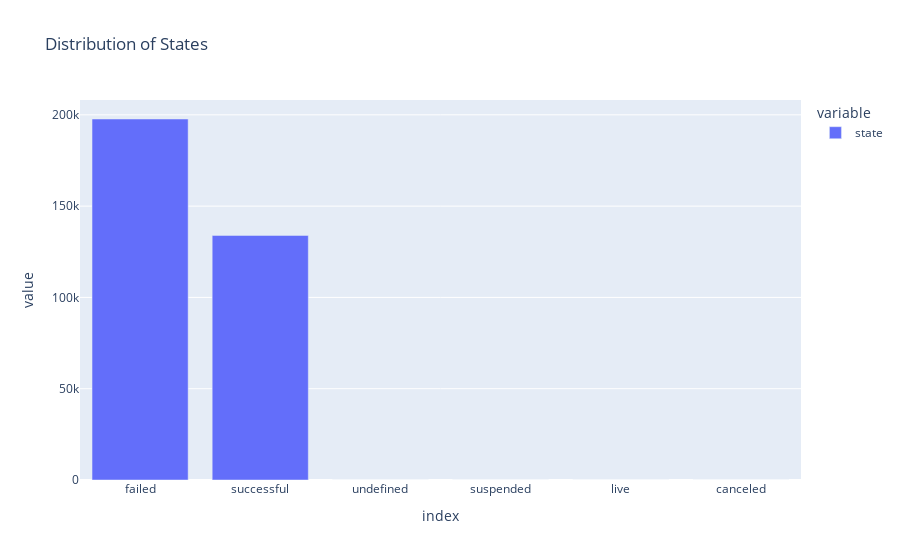

Notebook code for this chart:
### Code cell
px.bar(df.state.value_counts(), title = 'Distribution of States')

### Figure 1 — Plotly figure (JSON) as saved in the notebook; plotly's stock layout.template omitted (floating-point values rounded to 4 significant figures)
{"data": [{"alignmentgroup": "True", "hovertemplate": "variable=state<br>index=%{x}<br>value=%{y}<extra></extra>", "legendgroup": "state", "marker": {"color": "#636efa"}, "name": "state", "offsetgroup": "state", "orientation": "v", "showlegend": true, "textposition": "auto", "type": "bar", "x": ["failed", "successful", "undefined", "suspended", "live", "canceled"], "xaxis": "x", "y": [197719, 133956, 0, 0, 0, 0], "yaxis": "y"}], "layout": {"barmode": "relative", "legend": {"title": {"text": "variable"}, "tracegroupgap": 0}, "title": {"text": "Distribution of States"}, "xaxis": {"anchor": "y", "domain": [0, 1], "title": {"text": "index"}}, "yaxis": {"anchor": "x", "domain": [0, 1], "title": {"text": "value"}}}}
